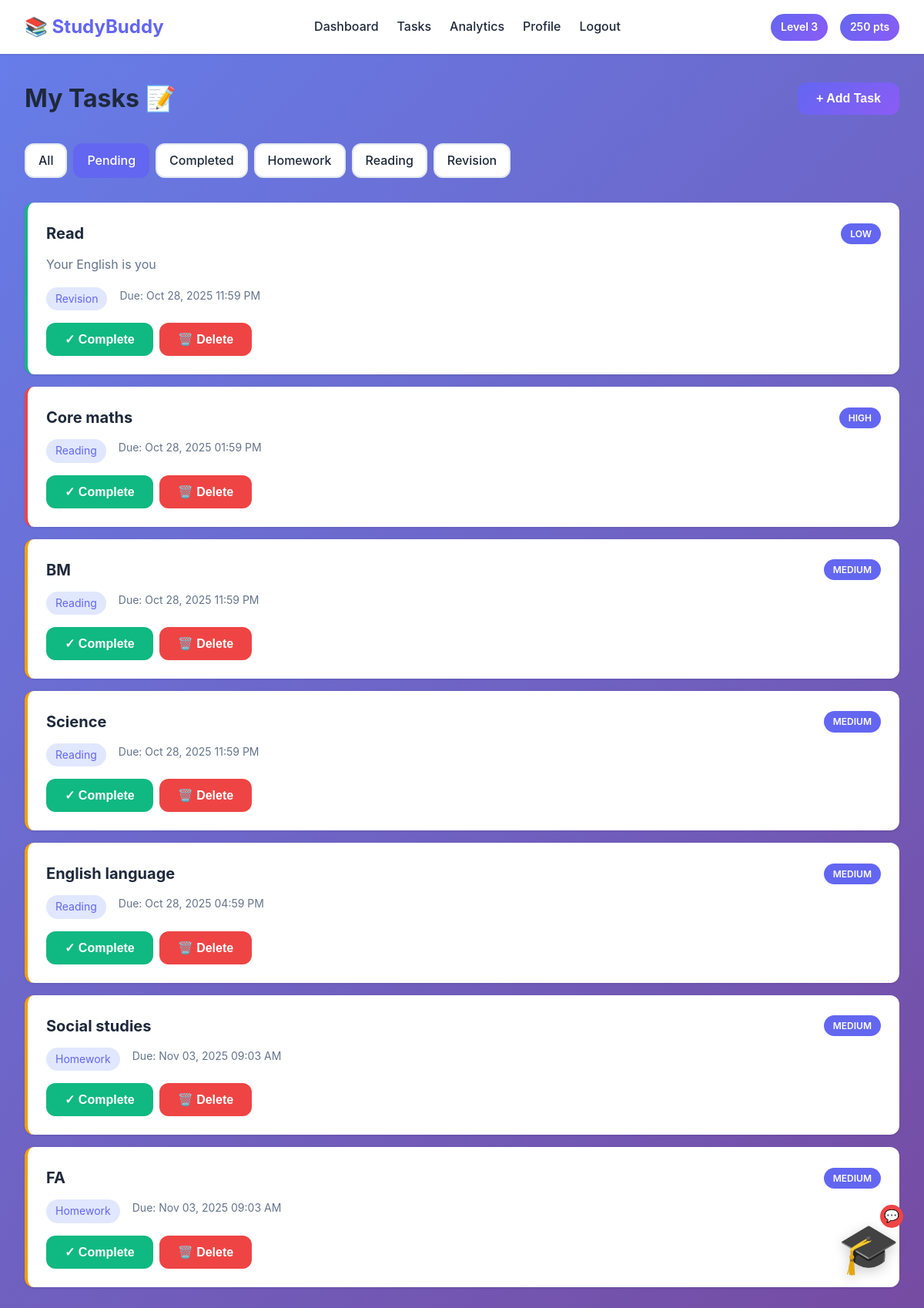
/tasks/?filter=pending (signed in), run on the app's committed database.
### core/models.py (models this page shows, shortened)
class UserProfile(models.Model):
    user = models.OneToOneField(User, on_delete=models.CASCADE, related_name='profile')
    profile_image = models.ImageField(upload_to='profiles/', null=True, blank=True)
    level = models.IntegerField(default=1)
    total_points = models.IntegerField(default=0)
    streak_count = models.IntegerField(default=0)
    last_activity_date = models.DateField(null=True, blank=True)

class Task(models.Model):
    CATEGORY_CHOICES = [
        ('homework', 'Homework'),
        ('reading', 'Reading'),
        ('revision', 'Revision'),
        ('other', 'Other'),
    ]
    PRIORITY_CHOICES = [
        ('low', 'Low'),
        ('medium', 'Medium'),
        ('high', 'High'),
    ]
    user = models.ForeignKey(User, on_delete=models.CASCADE, related_name='tasks')
    title = models.CharField(max_length=200)
    description = models.TextField(blank=True)
    category = models.CharField(max_length=20, choices=CATEGORY_CHOICES, default='other')
    priority = models.CharField(max_length=20, choices=PRIORITY_CHOICES, default='medium')
    due_date = models.DateTimeField()
    is_completed = models.BooleanField(default=False)
    created_at = models.DateTimeField(auto_now_add=True)
    completed_at = models.DateTimeField(null=True, blank=True)
    class Meta:
        ordering = ['-created_at']

### core/views.py (the view)
# urls.py: path('tasks/', views.tasks_view, name='tasks'),
@login_required
def tasks_view(request):
    filter_type = request.GET.get('filter', 'all')
    tasks = Task.objects.filter(user=request.user)
    if filter_type == 'pending':
        tasks = tasks.filter(is_completed=False)
    elif filter_type == 'completed':
        tasks = tasks.filter(is_completed=True)
    elif filter_type != 'all':
        tasks = tasks.filter(category=filter_type)
    context = {'tasks': tasks, 'filter': filter_type}
    return render(request, 'tasks.html', context)

### templates/tasks.html (shortened to what this page needs)
{% extends 'base.html' %}
{% block content %}
<div class="tasks-page">
    <div class="page-header">
        <h1>My Tasks 📝</h1>
        <button onclick="showTaskModal()" class="btn btn-primary">+ Add Task</button>
    </div>
    <div class="filters">
        <a href="?filter=all" class="filter-btn {% if filter == 'all' %}active{% endif %}">All</a>
        <a href="?filter=pending" class="filter-btn {% if filter == 'pending' %}active{% endif %}">Pending</a>
        <a href="?filter=completed" class="filter-btn {% if filter == 'completed' %}active{% endif %}">Completed</a>
        <a href="?filter=homework" class="filter-btn {% if filter == 'homework' %}active{% endif %}">Homework</a>
        <a href="?filter=reading" class="filter-btn {% if filter == 'reading' %}active{% endif %}">Reading</a>
        <a href="?filter=revision" class="filter-btn {% if filter == 'revision' %}active{% endif %}">Revision</a>
    </div>
    <div class="tasks-container">
        {% if tasks %}
        {% for task in tasks %}
        <div class="task-card priority-{{ task.priority }} {% if task.is_completed %}completed{% endif %}">
            <div class="task-header">
                <h3>{{ task.title }}</h3>
                <span class="priority-badge">{{ task.priority|upper }}</span>
            </div>
            {% if task.description %}
            <p class="task-description">{{ task.description }}</p>
            {% endif %}
            <div class="task-meta-info">
                <span class="category-tag">{{ task.category|title }}</span>
                <span class="due-date">Due: {{ task.due_date|date:"M d, Y h:i A" }}</span>
            </div>
            <div class="task-actions">
                {% if not task.is_completed %}
                <button onclick="completeTask({{ task.id }})" class="btn btn-success">✓ Complete</button>
                {% else %}
                <div class="completed-actions">
                <span class="completed-badge">✅ Completed {{ task.completed_at|date:"M d" }}</span>
                <button onclick="uncompleteTask({{ task.id }})" class="btn btn-undo" title="Undo completion">↶ Undo</button>
                </div>
                {% endif %}
                <button onclick="deleteTask({{ task.id }})" class="btn btn-danger">🗑️ Delete</button>
            </div>
        </div>
        {% endfor %}
        {% endif %}
    </div>
</div>
{% endblock %}

### templates/base.html (shortened to what this page needs)
{% load static %}
<!DOCTYPE html>
<html lang="en">
<head>
    <link rel="stylesheet" href="/static/css/style.css">
</head>
<body>
    {% if user.is_authenticated %}
    <nav class="navbar">
        <div class="nav-container">
            <div class="nav-brand">
                <span class="logo">📚 StudyBuddy</span>
            </div>
            <div class="nav-links">
                <a href="{% url 'dashboard' %}" class="nav-link">Dashboard</a>
                <a href="{% url 'tasks' %}" class="nav-link">Tasks</a>
                <a href="{% url 'analytics' %}" class="nav-link">Analytics</a>
                <a href="{% url 'profile' %}" class="nav-link">Profile</a>
                <a href="{% url 'logout' %}" onclick="return confirm('Are you sure you want to log out?');" class="nav-link">Logout</a>
            </div>
            <div class="nav-user">
                <span class="level-badge">Level {{ user.profile.level }}</span>
                <span class="points-badge">{{ user.profile.total_points }} pts</span>
            </div>
        </div>
    </nav>
    {% endif %}
<div id="mascot" class="mascot">
    <div class="chat-badge" id="chatBadge">💬</div>
    <div class="mascot-face" onclick="toggleChat()">🎓</div>
</div>
    <main class="container">
        {% block content %}{% endblock %}
    </main>
</body>
</html>

### static/css/style.css (style rules this page uses)
* { margin: 0; padding: 0; box-sizing: border-box; }
:root { --primary: #6366f1; --secondary: #8b5cf6; --success: #10b981; --danger: #ef4444; --warning: #f59e0b; --bg: #f8fafc; --card-bg: #ffffff; --text: #1e293b; --text-light: #64748b; --border: #e2e8f0; --shadow: 0 1px 3px rgba(0, 0, 0, 0.1); --shadow-lg: 0 10px 25px rgba(0, 0, 0, 0.1); --radius: 12px; }
body { font-family: -apple-system, BlinkMacSystemFont, 'Segoe UI', Roboto, 'Helvetica Neue', Arial, sans-serif; background: linear-gradient(135deg, #667eea 0%, #764ba2 100%); background-attachment: fixed; color: var(--text); line-height: 1.6; min-height: 100vh; }
.navbar { background: var(--card-bg); box-shadow: var(--shadow); position: sticky; top: 0; z-index: 100; }
.nav-container { max-width: 1200px; margin: 0 auto; padding: 1rem 2rem; display: flex; justify-content: space-between; align-items: center; }
.nav-brand { font-size: 1.5rem; font-weight: bold; color: var(--primary); }
.logo { display: flex; align-items: center; gap: 0.5rem; }
.nav-links { display: flex; gap: 1.5rem; }
.nav-link { color: var(--text); text-decoration: none; font-weight: 500; transition: color 0.3s; }
.nav-user { display: flex; gap: 1rem; }
.level-badge, .points-badge { background: linear-gradient(135deg, var(--primary), var(--secondary)); color: white; padding: 0.4rem 0.8rem; border-radius: 20px; font-size: 0.875rem; font-weight: 600; }
.mascot { position: fixed; bottom: 2rem; right: 2rem; z-index: 1000; animation: float 3s ease-in-out infinite; }
.mascot-face { font-size: 4rem; cursor: pointer; transition: transform 0.3s; filter: drop-shadow(0 4px 8px rgba(0, 0, 0, 0.2)); }
.container { max-width: 1200px; margin: 2rem auto; padding: 0 2rem; }
.btn { padding: 0.75rem 1.5rem; border: none; border-radius: var(--radius); font-size: 1rem; font-weight: 600; cursor: pointer; transition: all 0.3s; text-decoration: none; display: inline-block; }
.btn-primary { background: linear-gradient(135deg, var(--primary), var(--secondary)); color: white; }
.btn-success { background: var(--success); color: white; }
.btn-danger { background: var(--danger); color: white; }
.tasks-page { animation: fadeIn 0.5s; }
.page-header { display: flex; justify-content: space-between; align-items: center; margin-bottom: 2rem; }
.page-header h1 { font-size: 2rem; }
.filters { display: flex; gap: 0.5rem; margin-bottom: 2rem; flex-wrap: wrap; }
.filter-btn { padding: 0.5rem 1rem; background: var(--card-bg); border: 2px solid var(--border); border-radius: var(--radius); color: var(--text); text-decoration: none; transition: all 0.3s; font-weight: 500; }
.filter-btn:hover, .filter-btn.active { background: var(--primary); border-color: var(--primary); color: white; }
.tasks-container { display: grid; gap: 1rem; }
.task-card { background: var(--card-bg); padding: 1.5rem; border-radius: var(--radius); box-shadow: var(--shadow); border-left: 4px solid var(--primary); transition: all 0.3s; }
.task-card.priority-high { border-left-color: var(--danger); }
.task-card.priority-medium { border-left-color: var(--warning); }
.task-card.priority-low { border-left-color: var(--success); }
.task-header { display: flex; justify-content: space-between; align-items: center; margin-bottom: 0.75rem; }
.task-header h3 { font-size: 1.25rem; }
.priority-badge { padding: 0.25rem 0.75rem; border-radius: 20px; font-size: 0.75rem; font-weight: 600; background: var(--primary); color: white; }
.task-description { color: var(--text-light); margin-bottom: 1rem; }
.task-meta-info { display: flex; gap: 1rem; margin-bottom: 1rem; }
.category-tag { background: #e0e7ff; color: var(--primary); padding: 0.25rem 0.75rem; border-radius: 20px; font-size: 0.875rem; }
.due-date { color: var(--text-light); font-size: 0.875rem; }
.task-actions { display: flex; gap: 0.5rem; align-items: center; flex-wrap: wrap; }
.mascot { position: fixed; bottom: 2rem; right: 2rem; z-index: 1000; }
.mascot-face { font-size: 4rem; cursor: pointer; transition: transform 0.3s; filter: drop-shadow(0 4px 8px rgba(0, 0, 0, 0.2)); animation: float 3s ease-in-out infinite; }
.chat-badge { position: absolute; top: -5px; right: -5px; background: var(--danger); color: white; border-radius: 50%; width: 30px; height: 30px; display: flex; align-items: center; justify-content: center; font-size: 1rem; animation: pulse 2s infinite; }

### data on the page
Task: title "Read", priority "LOW", description "Your English is you", category "Revision", due_date "Oct 28, 2025 11:59 PM"
Task: title "Core maths", priority "HIGH", category "Reading", due_date "Oct 28, 2025 01:59 PM"
Task: title "BM", priority "MEDIUM", category "Reading", due_date "Oct 28, 2025 11:59 PM"
Task: title "Science", priority "MEDIUM", category "Reading", due_date "Oct 28, 2025 11:59 PM"
Task: title "English language", priority "MEDIUM", category "Reading", due_date "Oct 28, 2025 04:59 PM"
Task: title "Social studies", priority "MEDIUM", category "Homework", due_date "Nov 03, 2025 09:03 AM"
Task: title "FA", priority "MEDIUM", category "Homework", due_date "Nov 03, 2025 09:03 AM"

### other printed values
{{ user.profile.level }} "3"
{{ user.profile.total_points }} "250"
